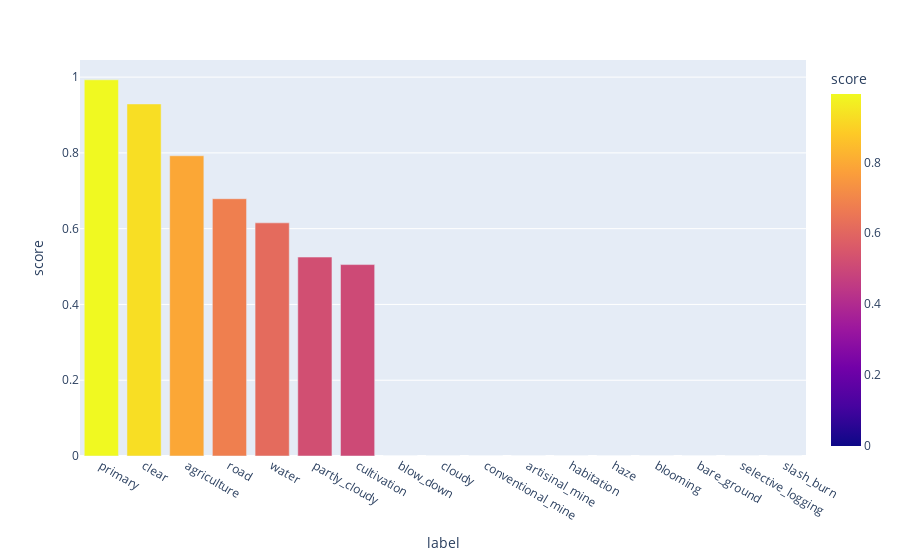

The cell this chart's notebook holds for it:
### Code cell
class_scores = {}
classes = encoder.classes_
for jdx in range(Y_val.shape[1]):
    y_val = Y_val[:, jdx].ravel()
    y_hat_val = (Y_hat_val[:, jdx].ravel() > threshs[jdx]).astype(float)
    score = fbeta_score(y_val, y_hat_val, beta=2)
    class_scores[classes[jdx]] = round(score, 4)

df_score = pd.DataFrame(dict(
    label=list(class_scores.keys()), score=list(class_scores.values()),
)).sort_values("score", ascending=False)
fig = px.bar(df_score, x="label", y="score", color="score")
fig.show()

### Figure 1 — Plotly figure (JSON) as saved in the notebook; plotly's stock layout.template omitted (floating-point values rounded to 4 significant figures)
{"data": [{"alignmentgroup": "True", "hovertemplate": "label=%{x}<br>score=%{marker.color}<extra></extra>", "legendgroup": "", "marker": {"color": [0.9929, 0.9292, 0.7924, 0.679, 0.6153, 0.525, 0.5052, 0, 0, 0, 0, 0, 0, 0, 0, 0, 0], "coloraxis": "coloraxis", "pattern": {"shape": ""}}, "name": "", "offsetgroup": "", "orientation": "v", "showlegend": false, "textposition": "auto", "type": "bar", "x": ["primary", "clear", "agriculture", "road", "water", "partly_cloudy", "cultivation", "blow_down", "cloudy", "conventional_mine", "artisinal_mine", "habitation", "haze", "blooming", "bare_ground", "selective_logging", "slash_burn"], "xaxis": "x", "y": [0.9929, 0.9292, 0.7924, 0.679, 0.6153, 0.525, 0.5052, 0, 0, 0, 0, 0, 0, 0, 0, 0, 0], "yaxis": "y"}], "layout": {"barmode": "relative", "coloraxis": {"colorbar": {"title": {"text": "score"}}, "colorscale": [[0, "#0d0887"], [0.1111, "#46039f"], [0.2222, "#7201a8"], [0.3333, "#9c179e"], [0.4444, "#bd3786"], [0.5556, "#d8576b"], [0.6667, "#ed7953"], [0.7778, "#fb9f3a"], [0.8889, "#fdca26"], [1, "#f0f921"]]}, "legend": {"tracegroupgap": 0}, "margin": {"t": 60}, "xaxis": {"anchor": "y", "domain": [0, 1], "title": {"text": "label"}}, "yaxis": {"anchor": "x", "domain": [0, 1], "title": {"text": "score"}}}}
